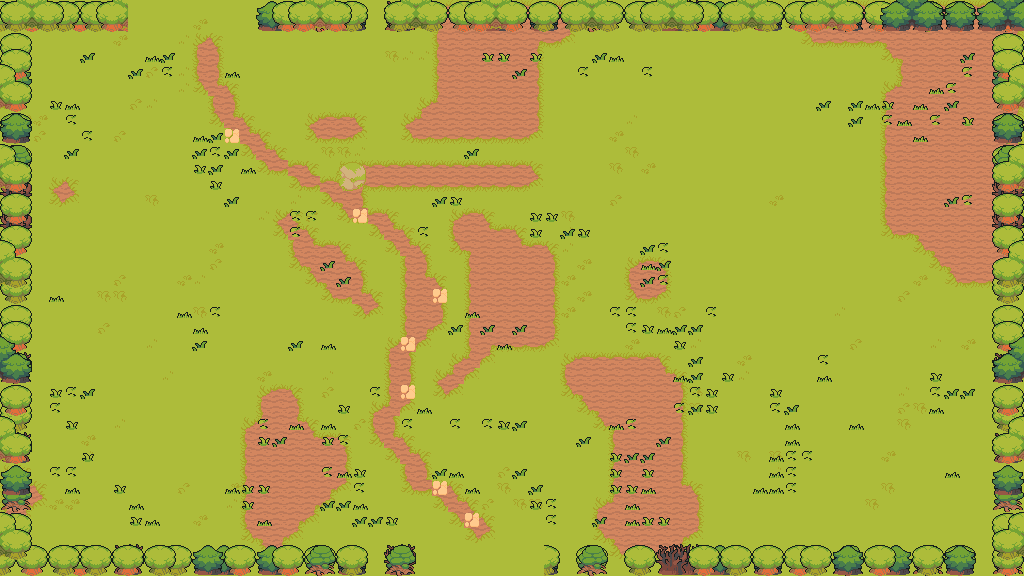

Rendered tile map (Tiled .tmx) drawn with the repository's tilesets; below, a short description and the map source with its tile grids summarised:
An orthogonal 64x36 tile map with 16x16 px tiles, 7 tile layers (floor, ground, path, decor, ...), 8 tilesets and 35 objects (17x prop, 8x spawn, 7x obstacle, 2x door, playerStart).

<map version="1.10" tiledversion="1.11.0" orientation="orthogonal" renderorder="right-down" width="64" height="36" tilewidth="16" tileheight="16" infinite="0" nextlayerid="9" nextobjectid="36">
 <properties>
    <property name="chapter" type="int" value="3" />
    <property name="room" type="int" value="4" />
    <property name="isBossRoom" type="bool" value="false" />
 </properties>
 <tileset firstgid="1" source="ground.tsx" />
 <tileset firstgid="241" source="village.tsx" />
 <tileset firstgid="481" source="house.tsx" />
 <tileset firstgid="1240" source="towers.tsx" />
 <tileset firstgid="1384" source="hole.tsx" />
 <tileset firstgid="1439" source="floordetail.tsx" />
 <tileset firstgid="1519" source="tilefloor.tsx" />
 <tileset firstgid="2091" source="nature.tsx" />
 <layer id="1" name="floor" width="64" height="36">
  <data>[2304 cells, 2304 non-empty, 5 distinct tile ids]</data>
 </layer>
 <layer id="2" name="ground" width="64" height="36">
  <data>[2304 cells, 493 non-empty, 13 distinct tile ids]</data>
 </layer>
 <layer id="3" name="path" width="64" height="36">
  <data>[2304 cells, 114 non-empty, 13 distinct tile ids]</data>
 </layer>
 <layer id="4" name="decor" width="64" height="36">
  <data>[2304 cells, 198 non-empty, 9 distinct tile ids]</data>
 </layer>
 <layer id="5" name="border-back" width="64" height="36">
  <data>[2304 cells, 272 non-empty, 28 distinct tile ids]</data>
 </layer>
 <layer id="6" name="border-mid" width="64" height="36">
  <data>[2304 cells, 296 non-empty, 28 distinct tile ids]</data>
 </layer>
 <layer id="7" name="border-front" width="64" height="36">
  <data>[2304 cells, 154 non-empty, 56 distinct tile ids]</data>
 </layer>
 <objectgroup id="8" name="objects">
  <object id="1" name="playerStart" x="480" y="384"><point /></object>
  <object id="2" name="spawn" x="368" y="264">
   <properties>
    <property name="role" value="caster" />
    <property name="wave" type="int" value="1" />
    <property name="elite" type="bool" value="false" />
   </properties>
  <point /></object>
  <object id="3" name="spawn" x="384" y="448">
   <properties>
    <property name="role" value="chaser" />
    <property name="wave" type="int" value="1" />
    <property name="elite" type="bool" value="false" />
   </properties>
  <point /></object>
  <object id="4" name="spawn" x="376" y="480">
   <properties>
    <property name="role" value="tank" />
    <property name="wave" type="int" value="2" />
    <property name="elite" type="bool" value="false" />
   </properties>
  <point /></object>
  <object id="5" name="spawn" x="576" y="456">
   <properties>
    <property name="role" value="chaser" />
    <property name="wave" type="int" value="2" />
    <property name="elite" type="bool" value="false" />
   </properties>
  <point /></object>
  <object id="6" name="spawn" x="600" y="272">
   <properties>
    <property name="role" value="caster" />
    <property name="wave" type="int" value="3" />
    <property name="elite" type="bool" value="false" />
   </properties>
  <point /></object>
  <object id="7" name="spawn" x="536" y="248">
   <properties>
    <property name="role" value="tank" />
    <property name="wave" type="int" value="3" />
    <property name="elite" type="bool" value="false" />
   </properties>
  <point /></object>
  <object id="8" name="spawn" x="312" y="360">
   <properties>
    <property name="role" value="caster" />
    <property name="wave" type="int" value="3" />
    <property name="elite" type="bool" value="true" />
   </properties>
  <point /></object>
  <object id="9" name="spawn" x="624" y="352">
   <properties>
    <property name="role" value="chaser" />
    <property name="wave" type="int" value="3" />
    <property name="elite" type="bool" value="false" />
   </properties>
  <point /></object>
  <object id="10" name="door" x="480" y="568"><point /></object>
  <object id="11" name="door" x="200" y="8"><point /></object>
  <object id="12" name="obstacle" x="0" y="544" width="416" height="32">
   <properties>
    <property name="kind" value="edge" />
   </properties>
  </object>
  <object id="13" name="obstacle" x="544" y="544" width="480" height="32">
   <properties>
    <property name="kind" value="edge" />
   </properties>
  </object>
  <object id="14" name="obstacle" x="0" y="0" width="128" height="32">
   <properties>
    <property name="kind" value="edge" />
   </properties>
  </object>
  <object id="15" name="obstacle" x="256" y="0" width="768" height="32">
   <properties>
    <property name="kind" value="edge" />
   </properties>
  </object>
  <object id="16" name="obstacle" x="0" y="32" width="32" height="512">
   <properties>
    <property name="kind" value="edge" />
   </properties>
  </object>
  <object id="17" name="obstacle" x="992" y="32" width="32" height="512">
   <properties>
    <property name="kind" value="edge" />
   </properties>
  </object>
  <object id="18" name="obstacle" x="816" y="400" width="16" height="32">
   <properties>
    <property name="kind" value="pillar" />
   </properties>
  </object>
  <object id="19" name="prop" x="336" y="48" width="64" height="96">
   <properties>
    <property name="key" value="house-timber" />
   </properties>
  </object>
  <object id="20" name="prop" x="432" y="80" width="48" height="48">
   <properties>
    <property name="key" value="house-mossy" />
   </properties>
  </object>
  <object id="21" name="prop" x="256" y="48" width="32" height="32">
   <properties>
    <property name="key" value="frog-statue" />
   </properties>
  </object>
  <object id="22" name="prop" x="272" y="96" width="27" height="27">
   <properties>
    <property name="key" value="cart-ruined" />
   </properties>
  </object>
  <object id="23" name="prop" x="448" y="48" width="16" height="22">
   <properties>
    <property name="key" value="pillar-stump" />
   </properties>
  </object>
  <object id="24" name="prop" x="512" y="96" width="16" height="22">
   <properties>
    <property name="key" value="barrel-mossy" />
   </properties>
  </object>
  <object id="25" name="prop" x="400" y="192" width="16" height="16">
   <properties>
    <property name="key" value="stump-mossy" />
   </properties>
  </object>
  <object id="26" name="prop" x="336" y="48" width="16" height="16">
   <properties>
    <property name="key" value="bush-green" />
   </properties>
  </object>
  <object id="27" name="prop" x="416" y="64" width="16" height="16">
   <properties>
    <property name="key" value="grass-tall" />
   </properties>
  </object>
  <object id="28" name="prop" x="352" y="48" width="16" height="16">
   <properties>
    <property name="key" value="bush-green" />
   </properties>
  </object>
  <object id="29" name="prop" x="840" y="40" width="32" height="32">
   <properties>
    <property name="key" value="tree-dead" />
   </properties>
  </object>
  <object id="30" name="prop" x="896" y="48" width="16" height="16">
   <properties>
    <property name="key" value="bush-green" />
   </properties>
  </object>
  <object id="31" name="prop" x="94" y="334" width="26" height="32">
   <properties>
    <property name="key" value="moss-tower-ruined" />
   </properties>
  </object>
  <object id="32" name="prop" x="160" y="352" width="16" height="16">
   <properties>
    <property name="key" value="bush-light" />
   </properties>
  </object>
  <object id="33" name="prop" x="606" y="366" width="26" height="32">
   <properties>
    <property name="key" value="stone-tower-ruined" />
   </properties>
  </object>
  <object id="34" name="prop" x="720" y="336" width="16" height="16">
   <properties>
    <property name="key" value="bush-light" />
   </properties>
  </object>
  <object id="35" name="prop" x="976" y="496" width="16" height="16">
   <properties>
    <property name="key" value="bush-green" />
   </properties>
  </object>
 </objectgroup>
</map>
